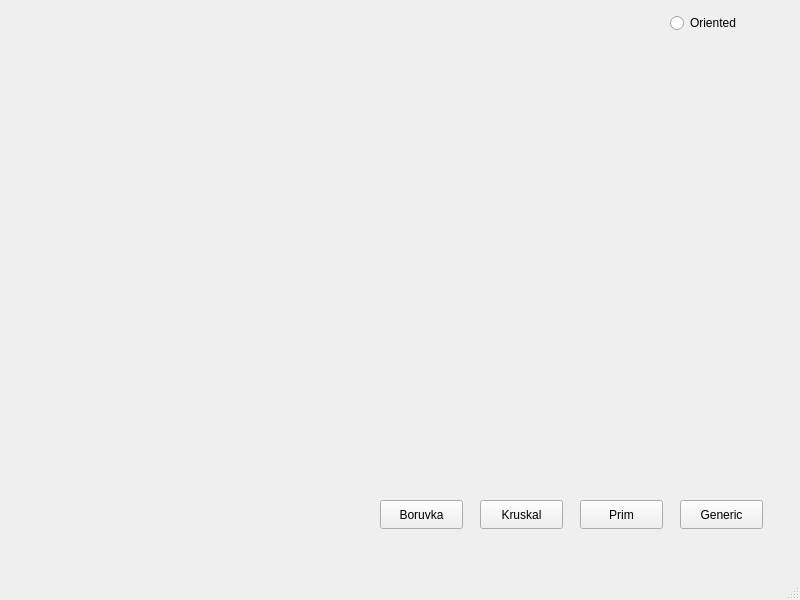
<?xml version="1.0" encoding="UTF-8"?>
<ui version="4.0">
 <class>MainWindow</class>
 <widget class="QMainWindow" name="MainWindow">
  <property name="geometry">
   <rect>
    <x>0</x>
    <y>0</y>
    <width>800</width>
    <height>600</height>
   </rect>
  </property>
  <property name="windowTitle">
   <string>MainWindow</string>
  </property>
  <widget class="QWidget" name="centralwidget">
   <widget class="QRadioButton" name="radioButton">
    <property name="geometry">
     <rect>
      <x>670</x>
      <y>10</y>
      <width>112</width>
      <height>26</height>
     </rect>
    </property>
    <property name="text">
     <string>Oriented</string>
    </property>
   </widget>
   <widget class="QPushButton" name="generateMSTButton">
    <property name="geometry">
     <rect>
      <x>680</x>
      <y>500</y>
      <width>83</width>
      <height>29</height>
     </rect>
    </property>
    <property name="text">
     <string>Generic</string>
    </property>
   </widget>
   <widget class="QPushButton" name="Prim">
    <property name="geometry">
     <rect>
      <x>580</x>
      <y>500</y>
      <width>83</width>
      <height>29</height>
     </rect>
    </property>
    <property name="text">
     <string>Prim</string>
    </property>
   </widget>
   <widget class="QPushButton" name="Kruskal">
    <property name="geometry">
     <rect>
      <x>480</x>
      <y>500</y>
      <width>83</width>
      <height>29</height>
     </rect>
    </property>
    <property name="text">
     <string>Kruskal</string>
    </property>
   </widget>
   <widget class="QPushButton" name="Boruvka">
    <property name="geometry">
     <rect>
      <x>380</x>
      <y>500</y>
      <width>83</width>
      <height>29</height>
     </rect>
    </property>
    <property name="text">
     <string>Boruvka</string>
    </property>
   </widget>
  </widget>
  <widget class="QMenuBar" name="menubar">
   <property name="geometry">
    <rect>
     <x>0</x>
     <y>0</y>
     <width>800</width>
     <height>25</height>
    </rect>
   </property>
  </widget>
  <widget class="QStatusBar" name="statusbar"/>
 </widget>
 <resources/>
 <connections/>
</ui>
